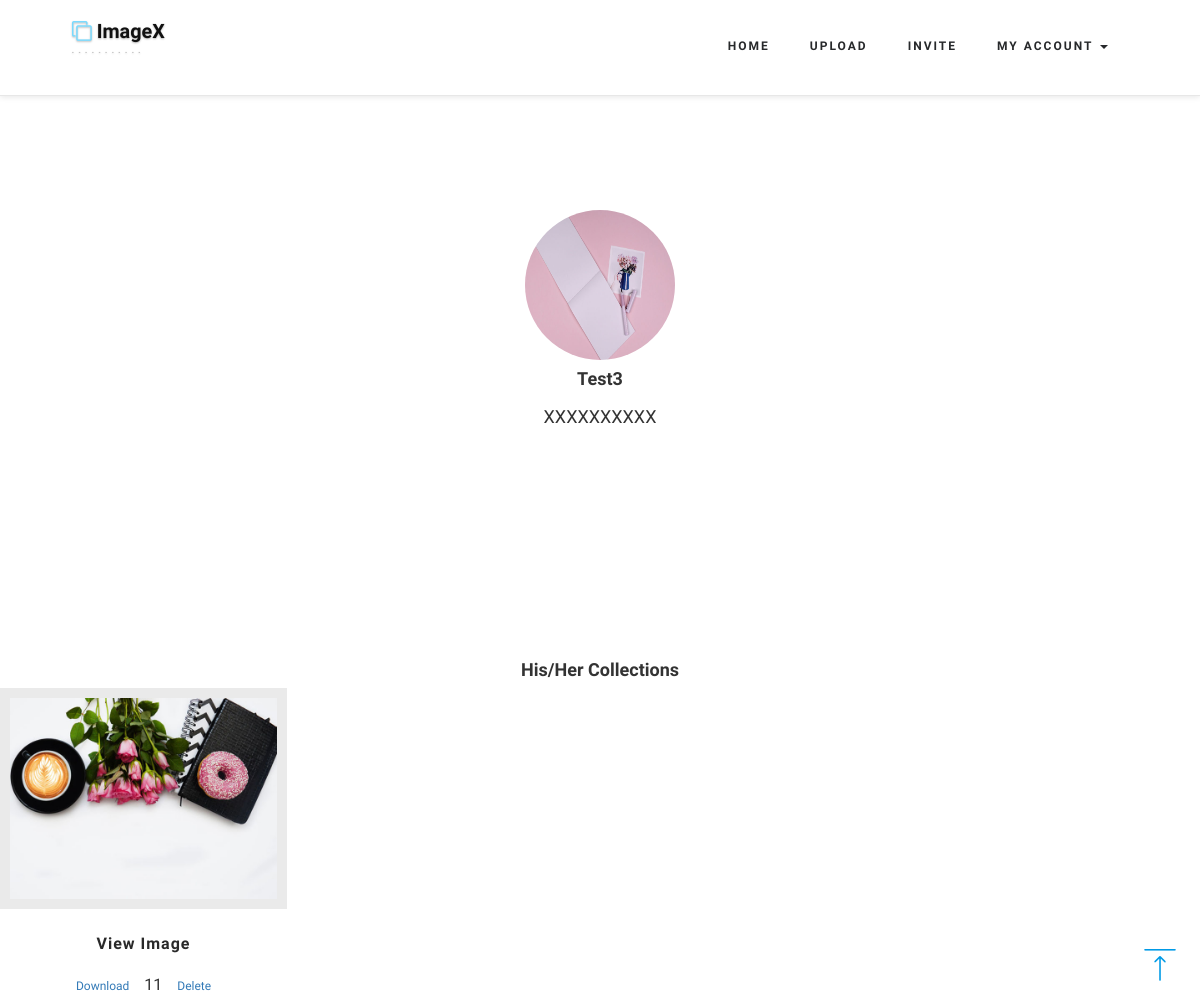
Page /myaccount/ (signed in) on the committed database.
### mainApp/models.py (models this page shows, shortened)
class Member(AbstractUser):
	avatar = models.ImageField(upload_to='avatars/',validators=[validate_file_extension], blank=True)
	self_description = models.TextField(max_length=30,blank=True)
	class Meta(AbstractUser.Meta):
		pass

class Image(models.Model):
	title = models.CharField(max_length=30, blank=True)
	description = models.TextField(max_length=150, blank=True)
	image = models.ImageField(upload_to='images/',validators=[validate_file_extension])
	uploadtime = models.DateField(auto_now_add=True)
	tag = models.ManyToManyField(Tag, blank=True) #Tags of the image, related to tag model
	category = models.ForeignKey(Category, null=True, blank=True, on_delete=models.CASCADE) #Category of the image, related to category model
	owner = models.ForeignKey(Member, on_delete=models.CASCADE, blank=True) #temporary use for demo
	like_stats=models.IntegerField(default=0)
	download_stats=models.IntegerField(default=0)
	popularity=models.IntegerField(default=0)
	likeby = models.ManyToManyField(Member, related_name ='likeby', blank=True)

### mainApp/views.py (the view)
# urls.py: url(r'^myaccount/',views.myaccount, name='myaccount'),
@login_required
def myaccount(request):
    try:
        image_found = Image.objects.filter(owner=request.user)
    except ObjectDoesNotExist:
        image_found = None
    context={
      'image_found': image_found
    }
    return render(request, 'myaccount.html', context)

### mainApp/templates/myaccount.html (shortened to what this page needs)
<!DOCTYPE html>
<html>
<head>
  {% load staticfiles %}
</head>
<body>
  {% if user.is_authenticated %}
  {% include 'base_login.html' %}
  {% else %}
  {% include 'base.html' %}
  {% endif %}
  <div class="banner_bottom">
    <div class="testimonials" id="testimonials">
      <div class="carousel-inner" >
        <div class="item active">
          <div class="person">
            {% if user.avatar %}
            <center><img src="{{ user.avatar.url }}" alt="" style="width:150px;height:150px;" class="img-circle"></center>
            {% endif %}
            <h3><strong>{{ user.username }}</strong></h3>
            <h5>{{ user.self_description }}</h5>
          </div>
        </div>
      </div>
    </div>
  </div>
  <div class="banner_bottom">
    <div class="container">
      <h3><strong>His/Her Collections</strong></h3>
    </div>
    {% if image_found %}
    {% for img in image_found %}
    <ul class="portfolio-area">
      <li class="portfolio-item2" data-id="id-0" data-type="cat-item-4">
        <div>
          <span class="image-block block2 img-hover">
            <a class="image-zoom" href="{{img.image.url}}" rel="prettyPhoto[gallery]">
              <img src="{{img.image.url}}" class="img-responsive" alt="">
              <div class="port-info">
                <h5>View Image</h5>
              </div>
            </a>
          </span>
          <a href="{% url 'download_images' img_pk=img.id %}" type ="submit" class="btn btn-sm btn-outline-primary" id="download_image" name="download_image">Download
          </a>
          {{img.download_stats}}
          <a href="{% url 'delete' img_pk=img.id %}" type="submit" class="btn btn-sm btn-outline-primary" name="delete" onclick="return confirm('Are you sure you want to delete this image?')">Delete</a>
        </div>
      </div>
    {% endfor %}
    {% else %}
    <p> No results! </p>
    {% endif %}
<a href="#home" class="scroll" id="toTop" style="display: block;"> </a>
</body>
</html>

### mainApp/static/css/style.css (style rules this page uses)
html, body { margin: 0; font-size: 100%; background: #fff; font-family: 'Raleway', sans-serif; }
body a { text-decoration: none; transition: 0.5s all; -webkit-transition: 0.5s all; -moz-transition: 0.5s all; -o-transition: 0.5s all; -ms-transition: 0.5s all; }
h1, h2, h3, h4, h5, h6 { margin: 0; font-family: 'Raleway', sans-serif; font-size: large; line-height: 1cm; }
ul { margin: 0; padding: 0; }
.banner_bottom { padding: 7em 0; text-align: center; text-transform: capitalize; }
#toTop { display: none; text-decoration: none; position: fixed; bottom: 20px; right: 2%; overflow: hidden; z-index: 999; width: 32px; height: 32px; border: none; text-indent: 100%; background: url(../images/top_move.png) no-repeat 0px 0px; }
@media (max-width:1440px) { .banner_bottom,.works,.banner_bottom,.blog_sec,.tesimonials { padding:6em 0; } }

### mainApp/static/css/prettyPhoto.css (style rules this page uses)
.image-block { display: block; position: relative; }
.image-block img { background: #FFFFFF; padding: 10px; }
span.image-block.block2 img { background: #eaeaea; }
.portfolio-area li { float: left; margin: 0 12px 0px 0; overflow: hidden; width: 363px; }
.port-info { background: #fff; padding: 0.5em 1em; transition: 0.5s all; -webkit-transition: 0.5s all; -moz-transition: 0.5s all; -o-transition: 0.5s all; -ms-transition: 0.5s all; }
.port-info h5 { color: #292929; font-size: 1.1em; font-weight: 700; letter-spacing: 1px; margin-top: 0.5em; }
@media (max-width:1440px) { .portfolio-area li { float: left; margin: 0 12px 0px 0; overflow: hidden; width: 325px; } }
@media (max-width:1366px) { .portfolio-area li { float: left; margin: 0 12px 0px 0; overflow: hidden; width: 307px; } }
@media (max-width:1280px) { .portfolio-area li { float: left; margin: 0 12px 0px 0; overflow: hidden; width: 287px; } }
@media (max-width:1280px) { .port-info h5 { font-size: 1em; } }

### rows in the picture
Member: avatar (picture), username "Test3", self_description "XXXXXXXXXX"
Image: image (picture), download_stats "11"
